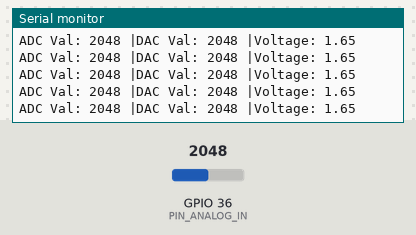
This sketch was run on a simulated ESP32. Shown: the last lines printed to the serial monitor. The inputs (shaded band) are chosen by the test bench; at power-on: GPIO 36 (PIN_ANALOG_IN) = 2048.

Above: at 1.2 s.
1.3 s: GPIO 36 (PIN_ANALOG_IN) set to 2866
At 1.56 s:
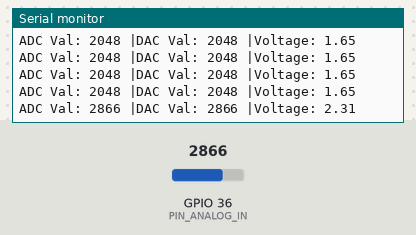
2.8 s: GPIO 36 (PIN_ANALOG_IN) set to 3603
At 2.96 s:
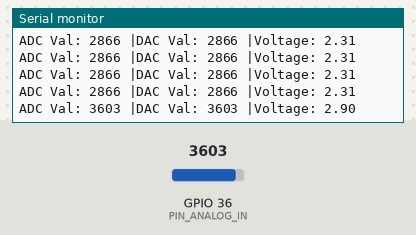
Timing chart, 0 to 5.8 s (numbered marks = the images above; inputs shaded):
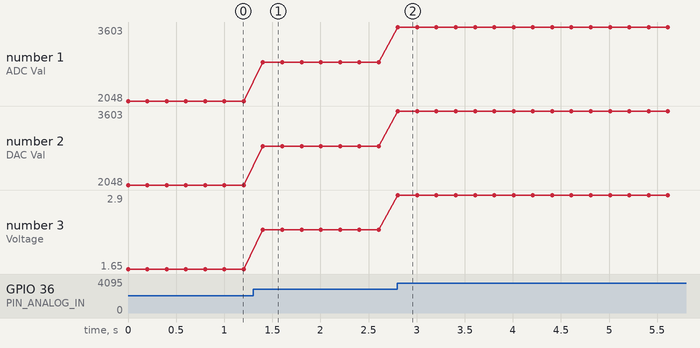

The sketch:

Flame_Detection.ino
```cpp
/*
 * Filename: Flame_Detection
 * Function: read flame sensor value to detect flame
 * Compiling IDE：ARDUINO 2.3.3
 * Author: https://www.keyestudio.com/
*/
const int PIN_ANALOG_IN = 36;   //set sensor pin to GPIO36

void setup() {
  Serial.begin(9600);   //set baud rate to 9600
  pinMode(PIN_ANALOG_IN, INPUT);    //set pin to input
}

void loop() {
  int adcVal = analogRead(PIN_ANALOG_IN);    //read analog value of flame sensor
  int dacVal = map(adcVal, 0, 4095, 0, 255);
  double voltage = adcVal / 4095.0 * 3.3;
  Serial.print("ADC Val: ");    //print ADC Val:
  Serial.print(adcVal);    //print adcVal value
  Serial.print(" |DAC Val: ");    //print   DAC Val:
  Serial.print(adcVal);    //print adcVal value
  Serial.print(" |Voltage: ");    //print   Voltage:
  Serial.println(voltage);    //print voltage value
  delay(200);
}
```

Measured:
- after the input at 1.3 s, the serial monitor: prints a new line after 0.10 s (image 1)
- after the input at 2.8 s, the serial monitor: prints a new line at once (image 2)
- plotted number 1: 2048 → 2866 after the input at 1.3 s, 2866 → 3603 after the input at 2.8 s
- plotted number 2: 2048 → 2866 after the input at 1.3 s, 2866 → 3603 after the input at 2.8 s
- plotted number 3: 1.65 → 2.31 after the input at 1.3 s, 2.31 → 2.9 after the input at 2.8 s
